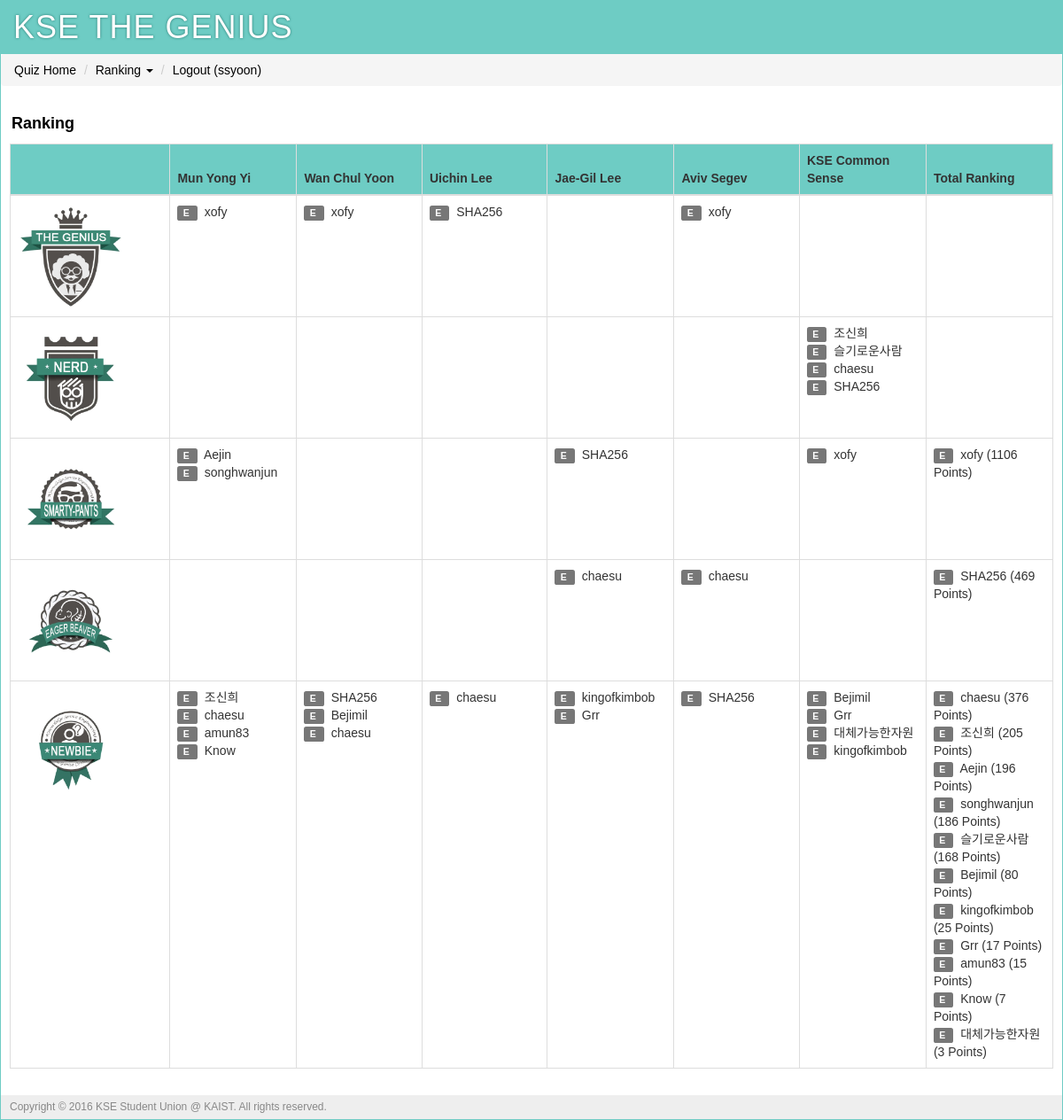
Page /ranking/E (signed in) on the committed database.
### tables this page shows
CREATE TABLE "user" (
	`user_id`	integer PRIMARY KEY AUTOINCREMENT,
	`username`	string NOT NULL,
	`name`	string NOT NULL,
	`class`	INTEGER,
	`pw_hash`	string NOT NULL,
	`munyi_point`	integer DEFAULT 0,
	`munyi_last_quiz`	integer DEFAULT 0,
	`wcyoon_point`	integer DEFAULT 0,
	`wcyoon_last_quiz`	integer DEFAULT 0,
	`uclee_point`	integer DEFAULT 0,
	`uclee_last_quiz`	integer DEFAULT 0,
	`jaegil_point`	integer DEFAULT 0,
	`jaegil_last_quiz`	integer DEFAULT 0,
	`aviv_point`	integer DEFAULT 0,
	`aviv_last_quiz`	integer DEFAULT 0,
	`kse_point`	INTEGER DEFAULT 0,
	`kse_last_quiz`	INTEGER DEFAULT 0,
	`total_point`	integer DEFAULT 0
);

### main.py (the view)
@app.route('/')
@app.route('/ranking')
@app.route('/ranking/<class_id>')
def ranking(class_id=None):
    MUNYI_QUIZ_CNT[1] = query_db('''SELECT count(id) FROM quiz WHERE professor_id="munyi"''', one=True)['count(id)']
    WCYOON_QUIZ_CNT[1] = query_db('''SELECT count(id) FROM quiz WHERE professor_id="wcyoon"''', one=True)['count(id)']
    UCLEE_QUIZ_CNT[1] = query_db('''SELECT count(id) FROM quiz WHERE professor_id="uclee"''', one=True)['count(id)']
    JAEGIL_QUIZ_CNT[1] = query_db('''SELECT count(id) FROM quiz WHERE professor_id="jaegil"''', one=True)['count(id)']
    AVIV_QUIZ_CNT[1] = query_db('''SELECT count(id) FROM quiz WHERE professor_id="aviv"''', one=True)['count(id)']
    KSE_QUIZ_CNT[1] = query_db('''SELECT count(id) FROM quiz WHERE professor_id="kse"''', one=True)['count(id)']
    TOTAL_MAX_POINT[1] = query_db('''SELECT SUM(quiz_value) FROM quiz''', one=True)['SUM(quiz_value)']
    total_score = collections.OrderedDict()
    total_score['genius'] = getUserList(80, 100, class_id)
    total_score['nerd'] = getUserList(60, 80, class_id)
    total_score['smarty-pants'] = getUserList(40, 60, class_id)
    total_score['eager_beaver'] = getUserList(20, 40, class_id)
    total_score['newbie'] = getUserList(0, 20, class_id)
    return render_template('ranking.html', total_score = total_score)

### main.py (called while the page is built)
def connect_db():
    return sqlite3.connect(app.config['DATABASE'])

def query_db(query, args=(), one=False):
    cur = g.db.execute(query, args)
    rv = [dict((cur.description[idx][0], value)
               for idx, value in enumerate(row)) for row in cur.fetchall()]
    return (rv[0] if rv else None) if one else rv

@app.before_request
def before_request():
    g.db = connect_db()
    g.user = None
    if 'user_id' in session:
        g.user = query_db('select * from user where user_id = ?',
                          [session['user_id']], one=True)

@app.teardown_request
def teardown_request(exception):
    if hasattr(g, 'db'):
        g.db.close()

### templates/ranking.html (shortened to what this page needs)
{% extends "layout.html" %}
{% block title %}
    Ranking
{% endblock %}
{% block body %}
	<div class="page-title">
		<span>{{ self.title() }}</span>
	</div>
	<div class="table-responsive">
  	<table class="table table-bordered table-hover">
		<thead>
  			<tr style="background-color: #6ECCC4;">
  				<th></th>
  				<th>Mun Yong Yi</th>
  				<th>Wan Chul Yoon</th>
  				<th>Uichin Lee</th>
  				<th>Jae-Gil Lee</th>
  				<th>Aviv Segev</th>
  				<th>KSE Common Sense</th>
  				<th>Total Ranking</th>
  			</tr>
  		</thead>
  		<tbody>
			{% for badge, score in total_score.items() %}
			<tr>
				<td class="col-md-1">
					{% if badge=="newbie" %}
						<img src="{{ url_for('static', filename='img/badges/badge_1_newbie.png') }}" alt="Newbie" width="120px">
					{% elif badge=="eager_beaver" %}
						<img src="{{ url_for('static', filename='img/badges/badge_2_eager_beaver.png') }}" alt="Eager Beaver" width="120px">
					{% elif badge=="smarty-pants" %}
						<img src="{{ url_for('static', filename='img/badges/badge_3_smarty-pants.png') }}" alt="Smarty Pants" width="120px">
					{% elif badge=="nerd" %}
						<img src="{{ url_for('static', filename='img/badges/badge_4_nerd.png') }}" alt="Nerd" width="120px">
					{% elif badge=="genius" %}
						<img src="{{ url_for('static', filename='img/badges/badge_5_genius.png') }}" alt="Genius" width="120px">
					{% endif %}
				</td>
				{% for prof, rankers in score.items() %}
					<td class="post-table-title col-md-1">
						{% for ranker in rankers %}
							<span class="post-table-title">
								{% if g.user['username'] == ranker['username'] %}
									{% if ranker['class'] == 'A' %}
										<span class="label label-danger">
									{% elif ranker['class'] == 'B' %}
										<span class="label label-warning">
									{% elif ranker['class'] == 'C' %}
										<span class="label label-info">
									{% elif ranker['class'] == 'D' %}
										<span class="label label-primary">
									{% else %}
										<span class="label label-default">
									{% endif %}
										{{ ranker['class'] }}
									</span>&nbsp;
									<strong>
									<span class="label label-success">{{ ranker['username'] }}
									{% if prof == 'total_point' %}
										({{ ranker['total_point'] }} Points)
									{% endif %}
									</span>
									</strong>
								{% else %}
									{% if ranker['class'] == 'A' %}
										<span class="label label-danger">
									{% elif ranker['class'] == 'B' %}
										<span class="label label-warning">
									{% elif ranker['class'] == 'C' %}
										<span class="label label-info">
									{% elif ranker['class'] == 'D' %}
										<span class="label label-primary">
									{% else %}
										<span class="label label-default">
									{% endif %}
										{{ ranker['class'] }}
									</span>&nbsp;
									{% if prof == 'total_point' %}
										{% if badge=="genius" %}
											<a href="#" data-toggle="tooltip" title="{{ ranker['name'] }}">
											{{ ranker['username'] }}
											</a>
											({{ ranker['total_point'] }} Points)
										{% else %}
											{{ ranker['username'] }}
											({{ ranker['total_point'] }} Points)
										{% endif %}
									{% else %}
										{{ ranker['username'] }}
									{% endif %}
								{% endif %}
							</span>
						<br>
						{% endfor %}
					</td>
				{% endfor %}
			</tr>
			{% endfor %}
  		</tbody>
	</table>
	</div>
{% endblock %}

### templates/layout.html (shortened to what this page needs)
<!doctype html>
<html>
<head>
	<link rel="stylesheet" type="text/css" href="{{ url_for('static', filename='css/bootstrap.min.css') }}">
	<link rel="stylesheet" type="text/css" href="{{ url_for('static', filename='css/style.css') }}">
</head>
<div class="page">
	<h1>KSE THE GENIUS</h1>
	<ol class="breadcrumb">
		{% if g.user %}
		<li><a href="{{ url_for('course') }}">Quiz Home</a></li>
		<li class="dropdown"><a href="#" class="dropdown-toggle"
			data-toggle="dropdown" role="button" aria-haspopup="true"
			aria-expanded="false">Ranking <span class="caret"></span></a>
		</li>
		<li><a href="{{ url_for('logout') }}">Logout ({{ g.user.username }})</a></li>
		{% else %}
		<li><a href="{{ url_for('register') }}">Sign Up</a></li>
		<li><a href="{{ url_for('login') }}">Sign In</a></li>
		{% endif %}
	</ol>
	<div class="body">{% block body %}{% endblock %}</div>
	<div class="footer">Copyright © 2016 KSE Student Union @ KAIST. All rights reserved.</div>
</div>
</html>

### static/css/style.css (style rules this page uses)
a { color: black; }
a, a:focus, a:hover, a:active { outline: 0; text-decoration: none; }
div.page { background: white; border: 1px solid #6ECCC4; margin: auto; overflow-y: hidden; }
div.page h1 { background: #6ECCC4; margin: 0; padding: 10px 14px; color: white; letter-spacing: 1px; text-shadow: 0 0 3px #24776F; font-weight: normal; }
div.page div.body { padding: 10px; }
div.page div.footer { background: #eee; color: #888; padding: 5px 10px; font-size: 12px; }
div.page-title { font-size: 18px; color: black; font-weight: bold; margin: 0px 0px 10px 2px; }

### rows in the picture
user: user.username "ssyoon"
user: class "E", username "xofy", total_point "1106"
user: class "E", username "SHA256", total_point "469"
user: class "E", username "조신희", total_point "205"
user: class "E", username "슬기로운사람", total_point "168"
user: class "E", username "chaesu", total_point "376"
user: class "E", username "Aejin", total_point "196"
user: class "E", username "songhwanjun", total_point "186"
user: class "E", username "amun83", total_point "15"
user: class "E", username "Know", total_point "7"
user: class "E", username "Bejimil", total_point "80"
user: class "E", username "kingofkimbob", total_point "25"
user: class "E", username "Grr", total_point "17"
user: class "E", username "대체가능한자원", total_point "3"
